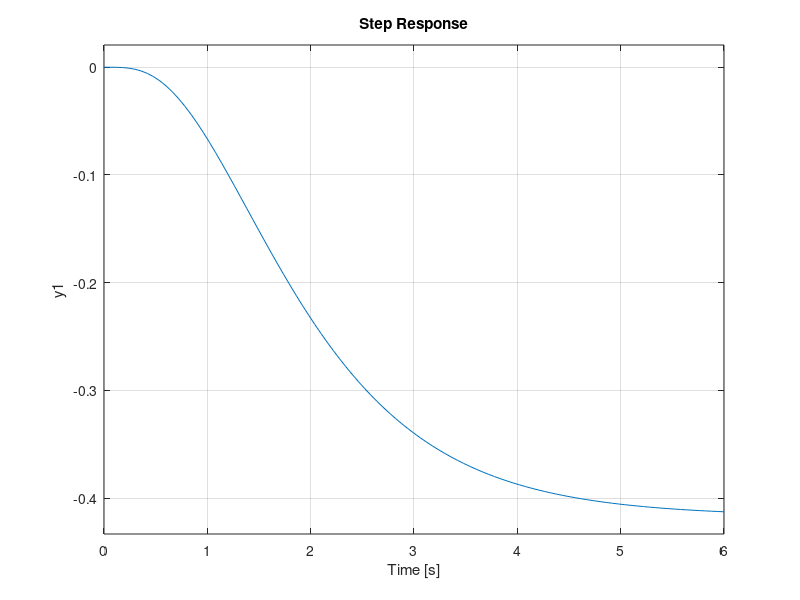

Source code (MATLAB):
num_1 = [1 4 5];
den_1 = [1 9 31 59 60];

tran_1 = tf(num_1, den_1);
% rlocus(tran_1)
num_2 = [1 4];
den_2 = [1 11 18 0];
tran_2 = tf(num_2, den_2);
% rlocus(tran_2)

k = -10;
num_3 = [k];
den_3 = [1 10 35 50 24];
tran_3 = tf(num_3, den_3);
step(tran_3)
% rlocus(tran_3);